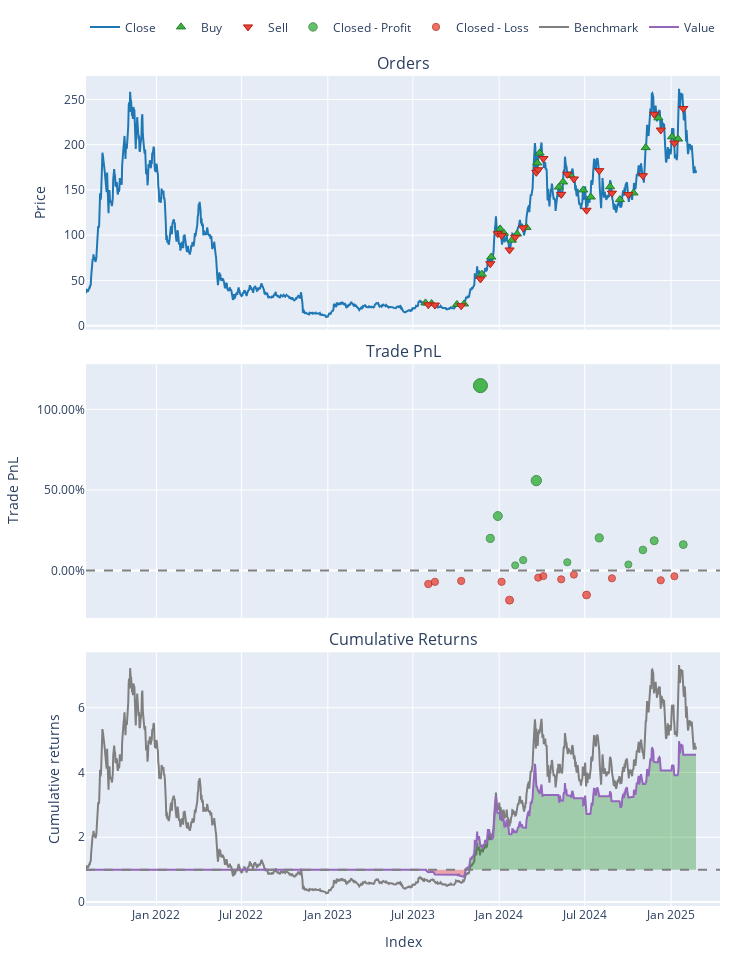

Here is the notebook cell this chart was saved with:
### Code cell
# pf_pairs[name_of_setup_to_investigate[-1]][name_of_setup_to_investigate[1:]].plot().show()
pf_pairs[name_of_setup_to_investigate[-1]][name_of_setup_to_investigate].plot().show()

### Figure 1 — Plotly figure (JSON) as saved in the notebook; plotly's stock layout.template omitted (floating-point values rounded to 4 significant figures; data arrays with more than 128 entries replaced by an {"elided": "..."} marker saying what was removed)
{"data": [{"legendgroup": "0", "line": {"color": "#1f77b4"}, "name": "Close", "showlegend": true, "type": "scatter", "x": {"elided": "1300 str values"}, "xaxis": "x", "y": {"elided": "1300 float values"}, "yaxis": "y"}, {"customdata": [[35742, 19.87, 0.4995], [35744, 18.74, 0.4579], [35746, 18.18, 0.426], [35748, 16.63, 0.3987], [35750, 15.02, 0.8555], [35752, 13.53, 1.026], [35754, 12.83, 1.373], [35756, 12.5, 1.278], [35758, 11.05, 1.044], [35760, 10.63, 1.078], [35762, 10.57, 1.147], [35764, 9.939, 1.787], [35766, 8.955, 1.709], [35768, 10.78, 1.651], [35770, 9.829, 1.561], [35772, 9.887, 1.641], [35774, 10.67, 1.6], [35776, 9.552, 1.358], [35778, 10.64, 1.633], [35780, 11.17, 1.555], [35782, 11.0, 1.614], [35784, 9.25, 1.82], [35786, 9.394, 2.157], [35788, 9.713, 2.027], [35790, 9.48, 1.956]], "hovertemplate": "Order Id: %{customdata[0]}<br>Timestamp: %{x}<br>Price: %{y}<br>Size: %{customdata[1]:.6f}<br>Fees: %{customdata[2]:.6f}", "legendgroup": "1", "marker": {"color": "#37B13F", "line": {"color": "rgb(38,123,44)", "width": 1}, "size": 8, "symbol": "triangle-up"}, "mode": "markers", "name": "Buy", "type": "scatter", "x": ["2023-07-28T00:00:00+00:00", "2023-08-10T00:00:00+00:00", "2023-10-03T00:00:00+00:00", "2023-10-18T00:00:00+00:00", "2023-11-25T00:00:00+00:00", "2023-12-15T00:00:00+00:00", "2024-01-03T00:00:00+00:00", "2024-01-11T00:00:00+00:00", "2024-01-28T00:00:00+00:00", "2024-02-08T00:00:00+00:00", "2024-02-28T00:00:00+00:00", "2024-03-22T00:00:00+00:00", "2024-03-27T00:00:00+00:00", "2024-05-07T00:00:00+00:00", "2024-05-16T00:00:00+00:00", "2024-06-01T00:00:00+00:00", "2024-06-28T00:00:00+00:00", "2024-07-14T00:00:00+00:00", "2024-08-24T00:00:00+00:00", "2024-09-14T00:00:00+00:00", "2024-10-13T00:00:00+00:00", "2024-11-08T00:00:00+00:00", "2024-12-05T00:00:00+00:00", "2025-01-03T00:00:00+00:00", "2025-01-16T00:00:00+00:00"], "xaxis": "x", "y": [25.14, 24.43, 23.43, 23.98, 56.94, 75.83, 107.0, 102.2, 94.48, 101.3, 108.6, 179.8, 190.8, 153.1, 158.8, 166.0, 150.0, 142.2, 153.6, 139.3, 146.7, 196.8, 229.6, 208.7, 206.3], "yaxis": "y"}, {"customdata": [[35743, 19.87, 0.4588], [35745, 18.74, 0.4268], [35747, 18.18, 0.3995], [35749, 16.63, 0.8572], [35751, 15.02, 1.028], [35753, 13.53, 1.375], [35755, 12.83, 1.28], [35757, 12.5, 1.046], [35759, 11.05, 1.08], [35761, 10.63, 1.15], [35763, 10.57, 1.791], [35765, 9.939, 1.712], [35767, 8.955, 1.654], [35769, 10.78, 1.564], [35771, 9.829, 1.645], [35773, 9.887, 1.603], [35775, 10.67, 1.361], [35777, 9.552, 1.637], [35779, 10.64, 1.558], [35781, 11.17, 1.617], [35783, 11.0, 1.824], [35785, 9.25, 2.161], [35787, 9.394, 2.031], [35789, 9.713, 1.96], [35791, 9.48, 2.275]], "hovertemplate": "Order Id: %{customdata[0]}<br>Timestamp: %{x}<br>Price: %{y}<br>Size: %{customdata[1]:.6f}<br>Fees: %{customdata[2]:.6f}", "legendgroup": "2", "marker": {"color": "#EA4335", "line": {"color": "rgb(181,31,18)", "width": 1}, "size": 8, "symbol": "triangle-down"}, "mode": "markers", "name": "Sell", "type": "scatter", "x": ["2023-08-03T00:00:00+00:00", "2023-08-17T00:00:00+00:00", "2023-10-12T00:00:00+00:00", "2023-11-22T00:00:00+00:00", "2023-12-13T00:00:00+00:00", "2023-12-29T00:00:00+00:00", "2024-01-06T00:00:00+00:00", "2024-01-23T00:00:00+00:00", "2024-02-04T00:00:00+00:00", "2024-02-21T00:00:00+00:00", "2024-03-20T00:00:00+00:00", "2024-03-24T00:00:00+00:00", "2024-04-04T00:00:00+00:00", "2024-05-12T00:00:00+00:00", "2024-05-25T00:00:00+00:00", "2024-06-08T00:00:00+00:00", "2024-07-05T00:00:00+00:00", "2024-08-01T00:00:00+00:00", "2024-08-28T00:00:00+00:00", "2024-10-02T00:00:00+00:00", "2024-11-02T00:00:00+00:00", "2024-11-26T00:00:00+00:00", "2024-12-10T00:00:00+00:00", "2025-01-08T00:00:00+00:00", "2025-01-27T00:00:00+00:00"], "xaxis": "x", "y": [23.1, 22.77, 21.97, 51.56, 68.44, 101.7, 99.74, 83.68, 97.74, 108.1, 169.5, 172.3, 184.7, 145.1, 167.3, 162.1, 127.6, 171.3, 146.5, 144.8, 165.8, 233.7, 216.2, 201.7, 240.0], "yaxis": "y"}, {"customdata": [[3, 3, 457.2, 1.147], [4, 4, 170.8, 0.1997], [5, 5, 347.0, 0.3381], [8, 8, 33.95, 0.03253], [9, 9, 69.9, 0.06486], [10, 10, 640.4, 0.5581], [14, 14, 80.47, 0.05155], [17, 17, 275.3, 0.2027], [19, 19, 58.92, 0.03789], [20, 20, 206.4, 0.1279], [21, 21, 337.3, 0.1853], [24, 24, 315.5, 0.1613]], "hovertemplate": "Exit Trade Id: %{customdata[0]}<br>Position Id: %{customdata[1]}<br>Exit Timestamp: %{x}<br>PnL: %{customdata[2]:.6f}<br>Return: %{customdata[3]:.2%}", "legendgroup": "3", "marker": {"color": "#37B13F", "line": {"color": "rgb(38,123,44)", "width": 1}, "opacity": [0.9, 0.7733, 0.7918, 0.751, 0.7553, 0.8213, 0.7535, 0.7737, 0.7517, 0.7637, 0.7714, 0.7682], "size": [14, 8.089, 8.953, 7.045, 7.247, 10.33, 7.164, 8.108, 7.079, 7.641, 7.999, 7.849], "symbol": "circle"}, "mode": "markers", "name": "Closed - Profit", "type": "scatter", "x": ["2023-11-22T00:00:00+00:00", "2023-12-13T00:00:00+00:00", "2023-12-29T00:00:00+00:00", "2024-02-04T00:00:00+00:00", "2024-02-21T00:00:00+00:00", "2024-03-20T00:00:00+00:00", "2024-05-25T00:00:00+00:00", "2024-08-01T00:00:00+00:00", "2024-10-02T00:00:00+00:00", "2024-11-02T00:00:00+00:00", "2024-11-26T00:00:00+00:00", "2025-01-27T00:00:00+00:00"], "xaxis": "x2", "y": [1.147, 0.1997, 0.3381, 0.03253, 0.06486, 0.5581, 0.05155, 0.2027, 0.03789, 0.1279, 0.1853, 0.1613], "yaxis": "y2"}, {"customdata": [[0, 0, -41.63, -0.08335], [1, 1, -31.95, -0.06977], [2, 2, -27.33, -0.06417], [6, 6, -95.28, -0.06941], [7, 7, -234.0, -0.1832], [11, 11, -78.39, -0.04386], [12, 12, -58.32, -0.03413], [13, 13, -89.79, -0.0544], [15, 15, -41.46, -0.02526], [16, 16, -242.0, -0.1513], [18, 18, -78.22, -0.04789], [22, 22, -129.9, -0.06022], [23, 23, -71.74, -0.03539]], "hovertemplate": "Exit Trade Id: %{customdata[0]}<br>Position Id: %{customdata[1]}<br>Exit Timestamp: %{x}<br>PnL: %{customdata[2]:.6f}<br>Return: %{customdata[3]:.2%}", "legendgroup": "4", "marker": {"color": "#EA4335", "line": {"color": "rgb(181,31,18)", "width": 1}, "opacity": [0.7578, 0.756, 0.7552, 0.7559, 0.7711, 0.7525, 0.7512, 0.7539, 0.75, 0.7669, 0.753, 0.7547, 0.7514], "size": [7.363, 7.278, 7.243, 7.276, 7.986, 7.116, 7.055, 7.182, 7, 7.786, 7.141, 7.218, 7.063], "symbol": "circle"}, "mode": "markers", "name": "Closed - Loss", "type": "scatter", "x": ["2023-08-03T00:00:00+00:00", "2023-08-17T00:00:00+00:00", "2023-10-12T00:00:00+00:00", "2024-01-06T00:00:00+00:00", "2024-01-23T00:00:00+00:00", "2024-03-24T00:00:00+00:00", "2024-04-04T00:00:00+00:00", "2024-05-12T00:00:00+00:00", "2024-06-08T00:00:00+00:00", "2024-07-05T00:00:00+00:00", "2024-08-28T00:00:00+00:00", "2024-12-10T00:00:00+00:00", "2025-01-08T00:00:00+00:00"], "xaxis": "x2", "y": [-0.08335, -0.06977, -0.06417, -0.06941, -0.1832, -0.04386, -0.03413, -0.0544, -0.02526, -0.1513, -0.04789, -0.06022, -0.03539], "yaxis": "y2"}, {"legendgroup": "5", "line": {"color": "#7f7f7f"}, "name": "Benchmark", "showlegend": true, "type": "scatter", "x": {"elided": "1300 str values"}, "xaxis": "x3", "y": {"elided": "1300 float values"}, "yaxis": "y3"}, {"hoverinfo": "skip", "legendgroup": "6", "line": {"color": "rgba(0, 0, 0, 0)", "width": 0}, "opacity": 0, "showlegend": false, "type": "scatter", "x": {"elided": "1300 str values"}, "xaxis": "x3", "y": {"elided": "1300 int values"}, "yaxis": "y3"}, {"connectgaps": false, "fill": "tonexty", "fillcolor": "rgba(0, 128, 0, 0.3)", "hoverinfo": "skip", "legendgroup": "6", "line": {"color": "rgba(0, 0, 0, 0)", "width": 0}, "opacity": 0, "showlegend": false, "type": "scatter", "x": {"elided": "1300 str values"}, "xaxis": "x3", "y": {"elided": "1300 float values"}, "yaxis": "y3"}, {"hoverinfo": "skip", "legendgroup": "6", "line": {"color": "rgba(0, 0, 0, 0)", "width": 0}, "opacity": 0, "showlegend": false, "type": "scatter", "x": {"elided": "1300 str values"}, "xaxis": "x3", "y": {"elided": "1300 int values"}, "yaxis": "y3"}, {"connectgaps": false, "fill": "tonexty", "fillcolor": "rgba(255, 0, 0, 0.3)", "hoverinfo": "skip", "legendgroup": "6", "line": {"color": "rgba(0, 0, 0, 0)", "width": 0}, "opacity": 0, "showlegend": false, "type": "scatter", "x": {"elided": "1300 str values"}, "xaxis": "x3", "y": {"elided": "1300 float values"}, "yaxis": "y3"}, {"legendgroup": "7", "line": {"color": "#9467bd"}, "name": "Value", "showlegend": true, "type": "scatter", "x": {"elided": "1300 str values"}, "xaxis": "x3", "y": {"elided": "1300 float values"}, "yaxis": "y3"}, {"hoverinfo": "skip", "legendgroup": "6", "line": {"color": "rgba(0, 0, 0, 0)", "width": 0}, "opacity": 0, "showlegend": false, "type": "scatter", "x": {"elided": "1300 str values"}, "xaxis": "x3", "y": {"elided": "1300 int values"}, "yaxis": "y3"}], "layout": {"annotations": [{"font": {"size": 16}, "showarrow": false, "text": "Orders", "x": 0.5, "xanchor": "center", "xref": "paper", "y": 1, "yanchor": "bottom", "yref": "paper"}, {"font": {"size": 16}, "showarrow": false, "text": "Trade PnL", "x": 0.5, "xanchor": "center", "xref": "paper", "y": 0.6528, "yanchor": "bottom", "yref": "paper"}, {"font": {"size": 16}, "showarrow": false, "text": "Cumulative Returns", "x": 0.5, "xanchor": "center", "xref": "paper", "y": 0.3056, "yanchor": "bottom", "yref": "paper"}], "height": 960, "legend": {"orientation": "h", "traceorder": "normal", "x": 1, "xanchor": "right", "y": 1.042, "yanchor": "bottom"}, "margin": {"b": 30, "l": 30, "r": 30, "t": 30}, "shapes": [{"line": {"color": "gray", "dash": "dash"}, "type": "line", "x0": 0, "x1": 1, "xref": "paper", "y0": 0, "y1": 0, "yref": "y2"}, {"line": {"color": "gray", "dash": "dash"}, "type": "line", "x0": 0, "x1": 1, "xref": "paper", "y0": 1, "y1": 1, "yref": "y3"}], "showlegend": true, "width": 750, "xaxis": {"anchor": "y", "domain": [0, 1], "matches": "x3", "showticklabels": false}, "xaxis2": {"anchor": "y2", "domain": [0, 1], "matches": "x3", "showticklabels": false}, "xaxis3": {"anchor": "y3", "domain": [0, 1], "title": {"text": "Index"}}, "yaxis": {"anchor": "x", "domain": [0.6944, 1], "title": {"text": "Price"}}, "yaxis2": {"anchor": "x2", "domain": [0.3472, 0.6528], "tickformat": ".2%", "title": {"text": "Trade PnL"}}, "yaxis3": {"anchor": "x3", "domain": [0, 0.3056], "title": {"text": "Cumulative returns"}}}}
